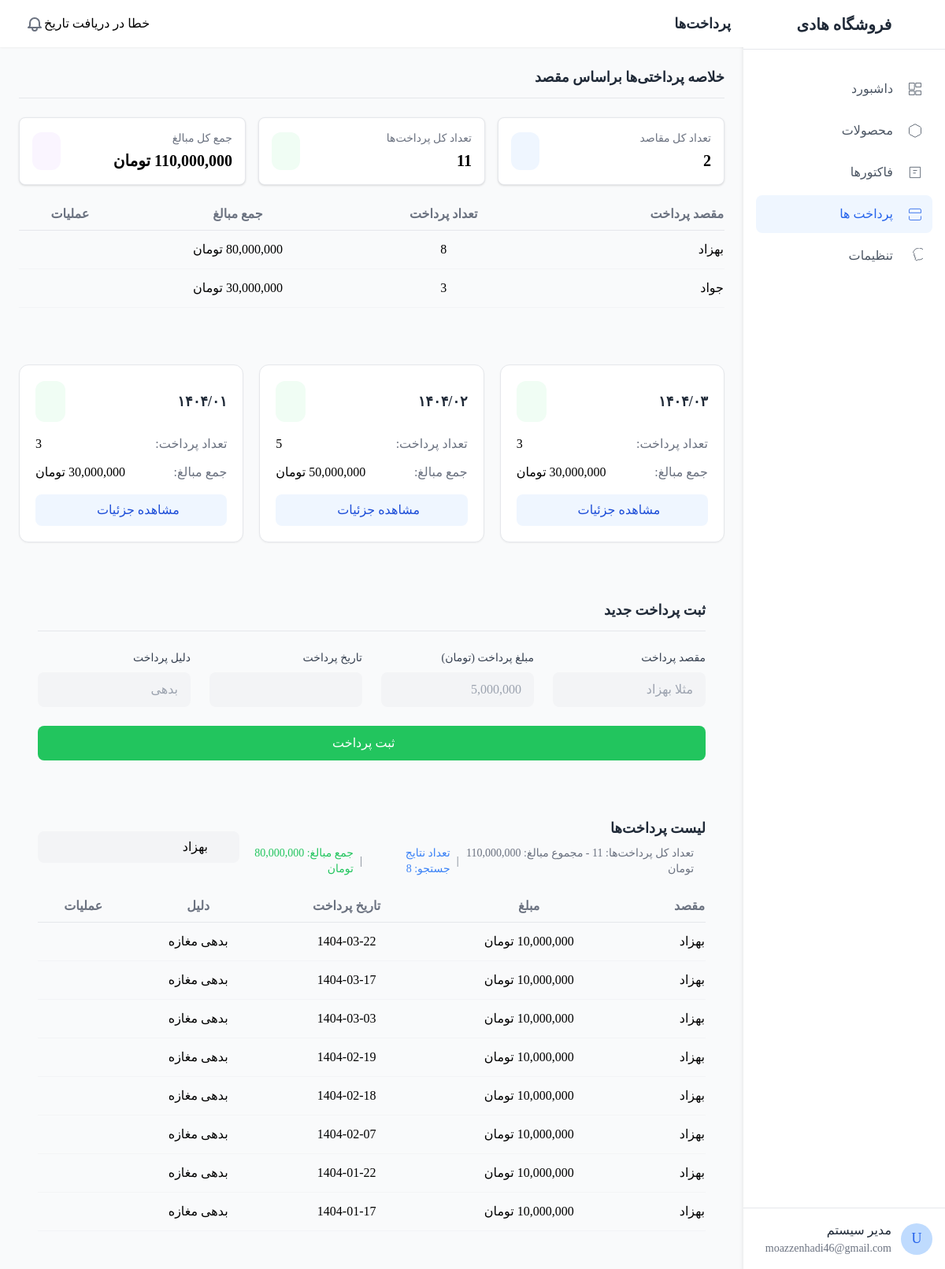
The app's page /pay.php?search=بهزاد with its own data.
### tables this page shows
CREATE TABLE IF NOT EXISTS `payments` (
  `id` int NOT NULL AUTO_INCREMENT,
  `destination` varchar(100) NOT NULL,
  `amount` decimal(15,2) NOT NULL,
  `payment_date` date NOT NULL,
  `reason` varchar(255) DEFAULT NULL,
  `created_at` timestamp NULL DEFAULT CURRENT_TIMESTAMP,
  `updated_at` timestamp NULL DEFAULT CURRENT_TIMESTAMP ON UPDATE CURRENT_TIMESTAMP,
  PRIMARY KEY (`id`)
);

### pay.php (the view, shortened to what the rows shown need)
<!DOCTYPE html>
<html lang="en" dir="rtl">
<head>
    <script src="tailwind.js"></script>
    <link href="css-library.css" rel="stylesheet">
</head>
<body class="bg-gray-50">
    <div class="flex h-screen overflow-hidden">
        <div class="flex-1 overflow-auto">
            <?php include("header.php");?>
<div class="glass-card p-6 rounded-xl mb-6">
    <div class="overflow-x-auto">
        <table class="w-full">
            <thead>
                <tr class="text-gray-500 border-b border-gray-200">
                    <th class="pb-2 text-right">مقصد پرداخت</th>
                    <th class="pb-2 text-center">تعداد پرداخت</th>
                    <th class="pb-2 text-center">جمع مبالغ</th>
                    <th class="pb-2 text-center">عملیات</th>
                </tr>
            </thead>
        </table>
    </div>
</div>
            <main class="p-6">
                <div class="glass-card p-6 rounded-xl">
                    <div class="overflow-x-auto">
                        <table class="w-full product-table">
                            <thead>
                                <tr class="text-gray-500 border-b border-gray-200">
                                    <th class="pb-2 text-right">مقصد</th>
                                    <th class="pb-2 text-center">مبلغ</th>
                                    <th class="pb-2 text-center">تاریخ پرداخت</th>
                                    <th class="pb-2 text-center">دلیل</th>
                                    <th class="pb-2 text-center">عملیات</th>
                                </tr>
                            </thead>
                            <tbody>
                                <?php
                                $conn = new mysqli("localhost", "root", "", "salam");
                                if (isset($_GET['search'])) {
                                    $searchTerm = $_GET['search'];
                                    if (preg_match('/^[0-9]{4}\/[0-9]{2}$/', $searchTerm)) {
                                        $persianDate = str_replace('/', '-', $searchTerm);
                                        $sql = "SELECT * FROM payments
                                                WHERE destination LIKE '%$searchTerm%'
                                                OR payment_date LIKE '$persianDate%'
                                                ORDER BY id DESC";
                                    } else {
                                        $sql = "SELECT * FROM payments
                                                WHERE destination LIKE '%$searchTerm%'
                                                OR payment_date LIKE '%$searchTerm%'
                                                ORDER BY id DESC";
                                    }
                                } else {
                                    $sql = "SELECT * FROM payments ORDER BY id DESC";
                                }
                                $result = $conn->query($sql);
                                if ($result->num_rows > 0) {
                                    while ($row = $result->fetch_assoc()) {
                                        echo '<tr class="border-b border-gray-100 hover:bg-gray-50">';
                                        echo '<td class="py-3 text-right">' . htmlspecialchars($row['destination']) . '</td>';
                                        echo '<td class="py-3 text-center">' . number_format($row['amount']) . ' تومان</td>';
                                        echo '<td class="py-3 text-center">' . htmlspecialchars($row['payment_date']) . '</td>';
                                        echo '<td class="py-3 text-center">' . htmlspecialchars($row['reason']) . '</td>';
                                        echo '<td class="py-3 text-center">';
                                        echo '<a href="delete_payment.php?id=' . $row['id'] . '" class="text-red-500 hover:text-red-700 transition duration-200" title="حذف">';
                                        echo '<i class="fas fa-trash-alt"></i>';
                                        echo '</a>';
                                        echo '</td>';
                                        echo '</tr>';
                                    }
                                } else {
                                    echo '<tr><td colspan="5" class="py-4 text-center text-gray-500">پرداختی یافت نشد</td></tr>';
                                }
                                ?>
                            </tbody>
                        </table>
                    </div>
                </div>
            </main>
        </div>
    </div>
</body>
</html>

### records on screen
payments: destination "بهزاد", amount "10,000,000", payment_date "1404-03-22", reason "بدهی مغازه"
payments: destination "بهزاد", amount "10,000,000", payment_date "1404-03-17", reason "بدهی مغازه"
payments: destination "بهزاد", amount "10,000,000", payment_date "1404-03-03", reason "بدهی مغازه"
payments: destination "بهزاد", amount "10,000,000", payment_date "1404-02-19", reason "بدهی مغازه"
payments: destination "بهزاد", amount "10,000,000", payment_date "1404-02-18", reason "بدهی مغازه"
payments: destination "بهزاد", amount "10,000,000", payment_date "1404-02-07", reason "بدهی مغازه"
payments: destination "بهزاد", amount "10,000,000", payment_date "1404-01-22", reason "بدهی مغازه"
payments: destination "بهزاد", amount "10,000,000", payment_date "1404-01-17", reason "بدهی مغازه"

### other values on screen
$item['text'] "داشبورد"
$item['text'] "محصولات"
$item['text'] "فاکتورها"
$item['text'] "پرداخت ها"
$item['text'] "تنظیمات"
$pageTitle "پرداخت‌ها"
count($destinations) "2"
$overall['total_count'] "11"
$overall['overall_amount'] "110,000,000"
$destination['destination'] "بهزاد"
$destination['payment_count'] "8"
$destination['total_amount'] "80,000,000"
$destination['destination'] "جواد"
$destination['payment_count'] "3"
$destination['total_amount'] "30,000,000"
